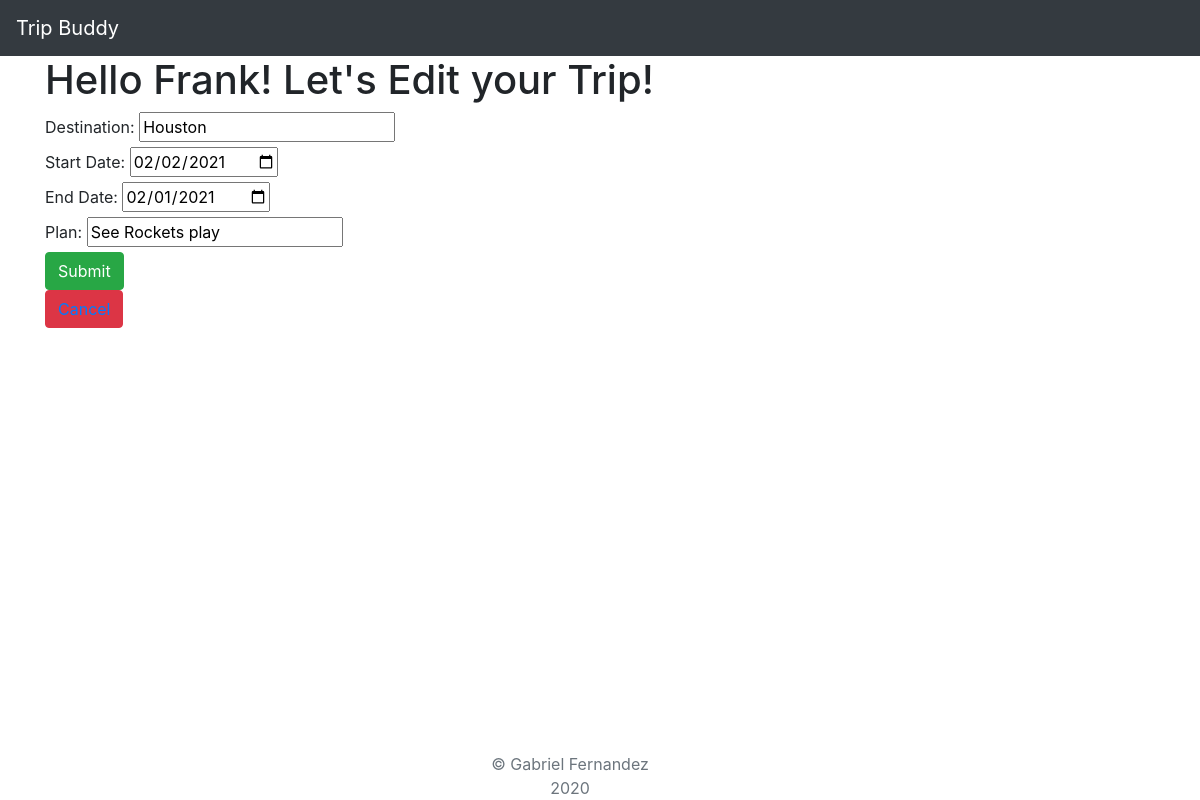
The page /trips/edit/10 (signed in) on the database its author committed.
### main/models.py (models this page shows)
class User(models.Model):
    first_name=models.CharField(max_length=100)
    last_name=models.CharField(max_length=100)
    email=models.EmailField(max_length=100)
    password=models.CharField(max_length=100)
    created_at=models.DateTimeField(auto_now_add=True)
    updated_at=models.DateTimeField(auto_now=True)
    objects=UserManager()

class Trip(models.Model):
    destination=models.CharField(max_length=100)
    start_date=models.DateField()
    end_date=models.DateField()
    plan=models.CharField(max_length=200)
    created_at=models.DateTimeField(auto_now_add=True)
    updated_at=models.DateTimeField(auto_now=True)
    user=models.ForeignKey(User, related_name="trips", on_delete = models.CASCADE)
    objects=TripManager()

### main/views.py (the view)
# urls.py: path("trips/edit/<int:trip_id>", views.edit_trip_page),
def edit_trip_page(request, trip_id):
    if "user_id" not in request.session:
        messages.error(request, "Please login or register first.")
        return redirect("/")
    trip=Trip.objects.get(id=trip_id)
    trip.start_date=trip.start_date.strftime("%Y-%m-%d")
    trip.end_date=trip.end_date.strftime("%Y-%m-%d")
    context={
        "trip": trip,
        "user":User.objects.get(id=request.session["user_id"]),
    }
    return render (request, "edit-trip.html", context)

### main/templates/edit-trip.html (shortened to what this page needs)
<!DOCTYPE html>
<html lang="en">
<head>
</head>
<body>
    {%extends "base.html"%}
    {%block content%}
    <h1>Hello {{user.first_name}}! Let's Edit your Trip!</h1>
    <form action="/trips/edit/{{trip.id}}/update" method="POST">
        <div>
            <label>Destination: </label>
            <input type="text" name="destination" value="{{trip.destination}}">
        </div>
        <div>
            <label>Start Date:</label>
            <input type="date" name="start_date" value="{{trip.start_date}}">
        </div>
        <div>
            <label>End Date:</label>
            <input type="date" name="end_date" value="{{trip.end_date}}">
        </div>
        <div>
            <label>Plan:</label>
            <input type="text" name="plan" value="{{trip.plan}}">
        </div>
        <button type="submit" class="btn btn-success">Submit</button>
    </form>
    <button class="btn btn-danger"><a href="/dashboard">Cancel</a></button>
    {%endblock%}

### rows shown on the page
User: first_name "Frank"
Trip: destination "Houston", start_date "02/02/2021", end_date "02/01/2021", plan "See Rockets play"
